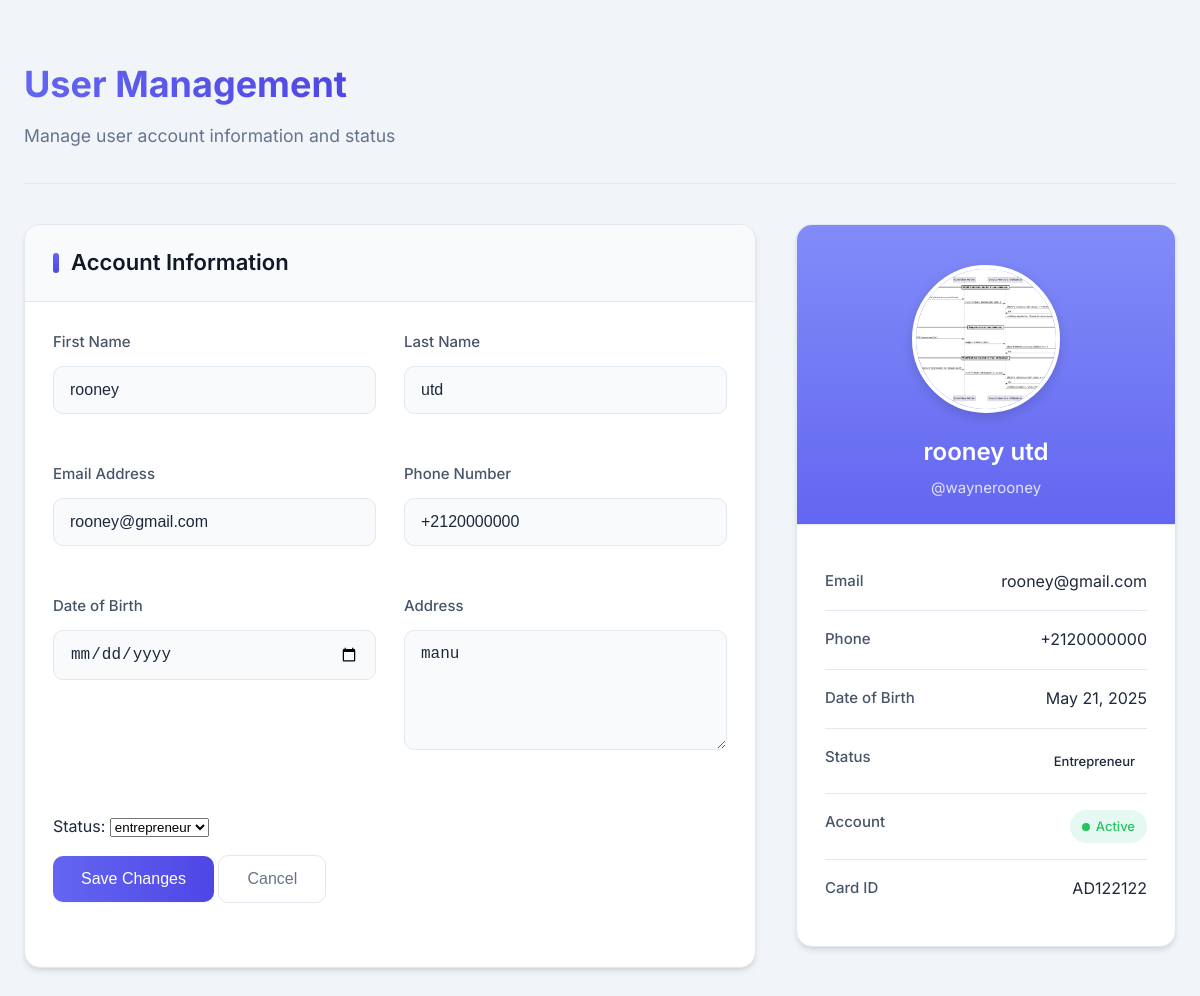
The page /user/32/status/ (signed in) on the database as committed earlier.
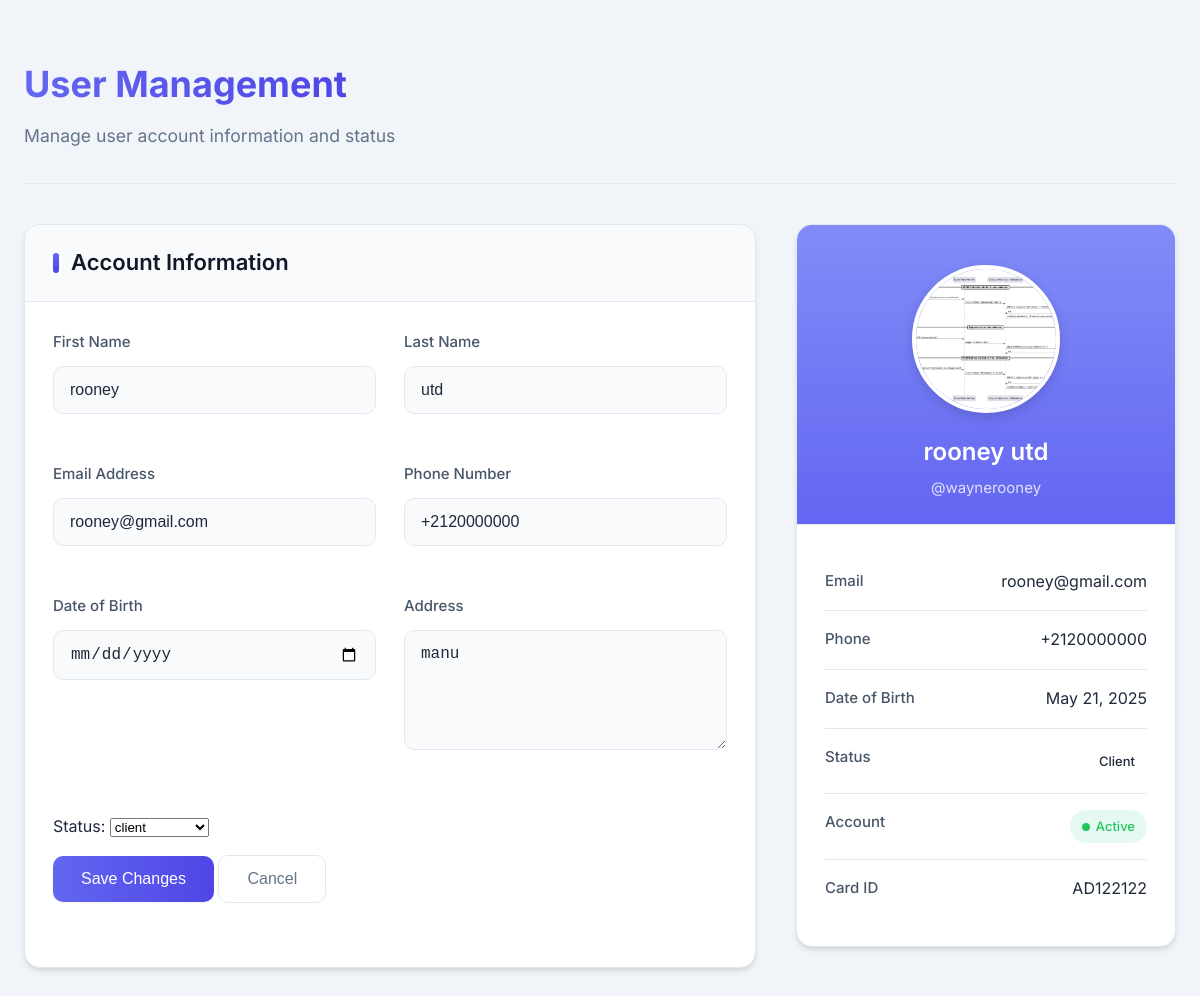
The same page on the database as committed later.
### app/models.py (models this page shows)
class CustomUser(AbstractUser):
    status = [
        ('entrepreneur', 'entrepreneur'),
        ('client', ' client'),
        ('admin','admin'),
        ('visiteur','visiteur')
    ]
    status = models.CharField(max_length=50, default='visiteur', choices=status)
    profile_picture = models.ImageField(upload_to='locataire_profile_pics/',default='locataire_profile_pics/Default.jpg', null=True, blank=True)
    phone_number = models.CharField(max_length=15, null=True, blank=True)
    date_of_birth = models.DateField(null=True, blank=True)
    address = models.CharField(max_length=255, null=True, blank=True)
    Carteid= models.CharField(max_length=100, null=True, blank=True)

### app/views.py (the view)
# urls.py: path('user/<int:user_id>/status/', views.update_user_status, name='update_user_status'),
@staff_member_required(login_url='/login/')
def update_user_status(request, user_id):
    user = get_object_or_404(CustomUser, pk=user_id)
    if request.method == 'POST':
        form = UserStatusForm(request.POST, instance=user)
        if form.is_valid():
            form.save()
            return redirect('Dashboard')
    else:
        form = UserStatusForm(instance=user)
    return render(request, 'registration/update_user_status.html', {'form': form, 'user': user})

### app/forms.py
class UserStatusForm(forms.ModelForm):
    class Meta:
        model = CustomUser
        fields = ['status']
    def __init__(self, *args, **kwargs):
        super(UserStatusForm, self).__init__(*args, **kwargs)
        excluded_statuses = ['admin', 'visiteur']  # replace with actual status values
        self.fields['status'].choices = [
            (value, label) for value, label in self.fields['status'].choices
            if value not in excluded_statuses
        ]

### app/context_processors.py (called while the page is built)
def unread_message_count(request):
    if request.user.is_authenticated:
        count = Message.objects.filter(recipient=request.user, is_read=False).count()
        return {'unread_message_count': count}
    return {}

### templates/registration/update_user_status.html (shortened to what the changed rows need)
</head>
<body>
    <div class="main-container">
        <div class="page-header">
            <h1 class="page-title">User Management</h1>
        </div>
        <div class="content-grid">
            <div class="card">
                <div class="card-header">
                    <h2 class="card-title">Account Information</h2>
                </div>
                <div class="card-content">
                    <form method="post" class="form-grid">
                        <div class="form-group">
                            <label class="form-label" for="first_name">First Name</label>
                            <input type="text" id="first_name" name="first_name" class="form-input" value="{{ user.first_name }}" required>
                        </div>
                        <div class="form-group">
                            <label class="form-label" for="last_name">Last Name</label>
                            <input type="text" id="last_name" name="last_name" class="form-input" value="{{ user.last_name }}" required>
                        </div>
                        <div class="form-group">
                            <label class="form-label" for="email">Email Address</label>
                            <input type="email" id="email" name="email" class="form-input" value="{{ user.email }}" required>
                        </div>
                        <div class="form-group">
                            <label class="form-label" for="phone_number">Phone Number</label>
                            <input type="tel" id="phone_number" name="phone_number" class="form-input" value="{{ user.phone_number }}">
                        </div>
                        <div class="form-group">
                            <label class="form-label" for="date_of_birth">Date of Birth</label>
                            <input type="date" id="date_of_birth" name="date_of_birth" class="form-input" value="{{ user.date_of_birth }}">
                        </div>
                        <div class="form-group">
                            <label class="form-label" for="address">Address</label>
                            <textarea id="address" name="address" class="form-textarea" rows="3">{{ user.address }}</textarea>
                        </div>
                <div class="form-group">
                <form method="post">
                    {{ form.as_p }}
                </form>
            </div>
                </div>
            </div>
            <div class="profile-card card">
                <div class="profile-header">
                    <div class="profile-picture-wrapper">
                        <img src="{{ user.profile_picture.url }}" alt="Profile Picture" class="profile-picture">
                    </div>
                    <h3 class="profile-name">{{ user.first_name }} {{ user.last_name }}</h3>
                    <p class="profile-username">@{{ user.username }}</p>
                </div>
                <div class="profile-details">
                    <div class="detail-item">
                        <span class="detail-label">Email</span>
                        <span class="detail-value">{{ user.email }}</span>
                    </div>
                    <div class="detail-item">
                        <span class="detail-label">Phone</span>
                        <span class="detail-value">{{ user.phone_number|default:"Not provided" }}</span>
                    </div>
                    <div class="detail-item">
                        <span class="detail-label">Date of Birth</span>
                        <span class="detail-value">{{ user.date_of_birth|default:"Not provided" }}</span>
                    </div>
                    <div class="detail-item">
                        <span class="detail-value">
                            <span class="status-badge status-{{ user.status }}">
                                {{ user.status }}
                            </span>
                        </span>
                    </div>
                    <div class="detail-item">
                        <span class="detail-label">Card ID</span>
                        <span class="detail-value">{{ user.Carteid|default:"Not assigned" }}</span>
                    </div>
                </div>
            </div>
        </div>
    </div>
</body>
</html>

Rows that differ between the two databases and show on the page:
changed CustomUser "rooney": status "entrepreneur" → "client"; status "Entrepreneur" → "Client"
